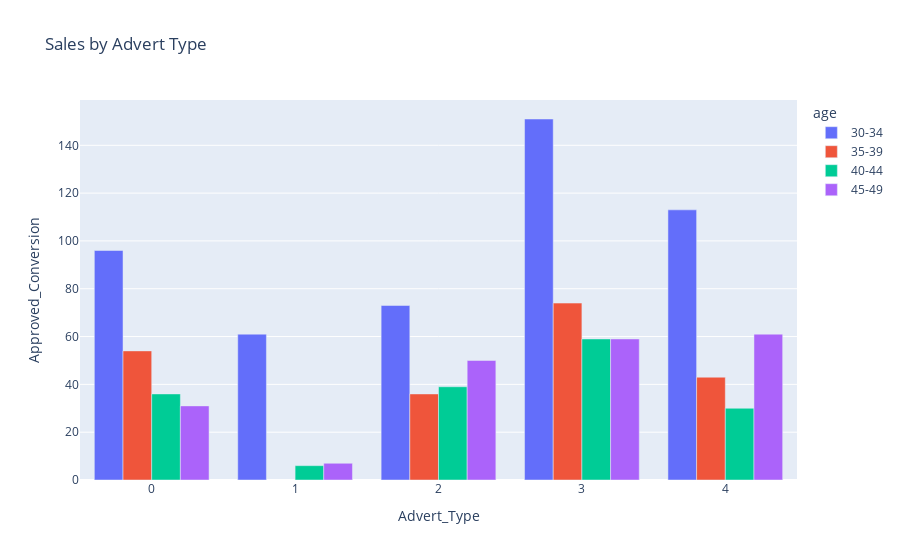

Here is the notebook cell this chart was saved with:
### Code cell
import matplotlib.pyplot as plt
import plotly.express as px

fig = px.bar(high_sales, x='Advert_Type', y='Approved_Conversion', color= 'age', title='Sales by Advert Type')
fig.update_layout(barmode='group')
fig.show()

### Figure 1 — Plotly figure (JSON) as saved in the notebook; plotly's stock layout.template omitted (floating-point values rounded to 4 significant figures)
{"data": [{"alignmentgroup": "True", "hovertemplate": "age=30-34<br>Advert_Type=%{x}<br>Approved_Conversion=%{y}<extra></extra>", "legendgroup": "30-34", "marker": {"color": "#636efa"}, "name": "30-34", "offsetgroup": "30-34", "orientation": "v", "showlegend": true, "textposition": "auto", "type": "bar", "x": [0, 1, 2, 3, 4], "xaxis": "x", "y": [96, 61, 73, 151, 113], "yaxis": "y"}, {"alignmentgroup": "True", "hovertemplate": "age=35-39<br>Advert_Type=%{x}<br>Approved_Conversion=%{y}<extra></extra>", "legendgroup": "35-39", "marker": {"color": "#EF553B"}, "name": "35-39", "offsetgroup": "35-39", "orientation": "v", "showlegend": true, "textposition": "auto", "type": "bar", "x": [0, 2, 3, 4], "xaxis": "x", "y": [54, 36, 74, 43], "yaxis": "y"}, {"alignmentgroup": "True", "hovertemplate": "age=40-44<br>Advert_Type=%{x}<br>Approved_Conversion=%{y}<extra></extra>", "legendgroup": "40-44", "marker": {"color": "#00cc96"}, "name": "40-44", "offsetgroup": "40-44", "orientation": "v", "showlegend": true, "textposition": "auto", "type": "bar", "x": [0, 1, 2, 3, 4], "xaxis": "x", "y": [36, 6, 39, 59, 30], "yaxis": "y"}, {"alignmentgroup": "True", "hovertemplate": "age=45-49<br>Advert_Type=%{x}<br>Approved_Conversion=%{y}<extra></extra>", "legendgroup": "45-49", "marker": {"color": "#ab63fa"}, "name": "45-49", "offsetgroup": "45-49", "orientation": "v", "showlegend": true, "textposition": "auto", "type": "bar", "x": [0, 1, 2, 3, 4], "xaxis": "x", "y": [31, 7, 50, 59, 61], "yaxis": "y"}], "layout": {"barmode": "group", "legend": {"title": {"text": "age"}, "tracegroupgap": 0}, "title": {"text": "Sales by Advert Type"}, "xaxis": {"anchor": "y", "domain": [0, 1], "title": {"text": "Advert_Type"}}, "yaxis": {"anchor": "x", "domain": [0, 1], "title": {"text": "Approved_Conversion"}}}}
